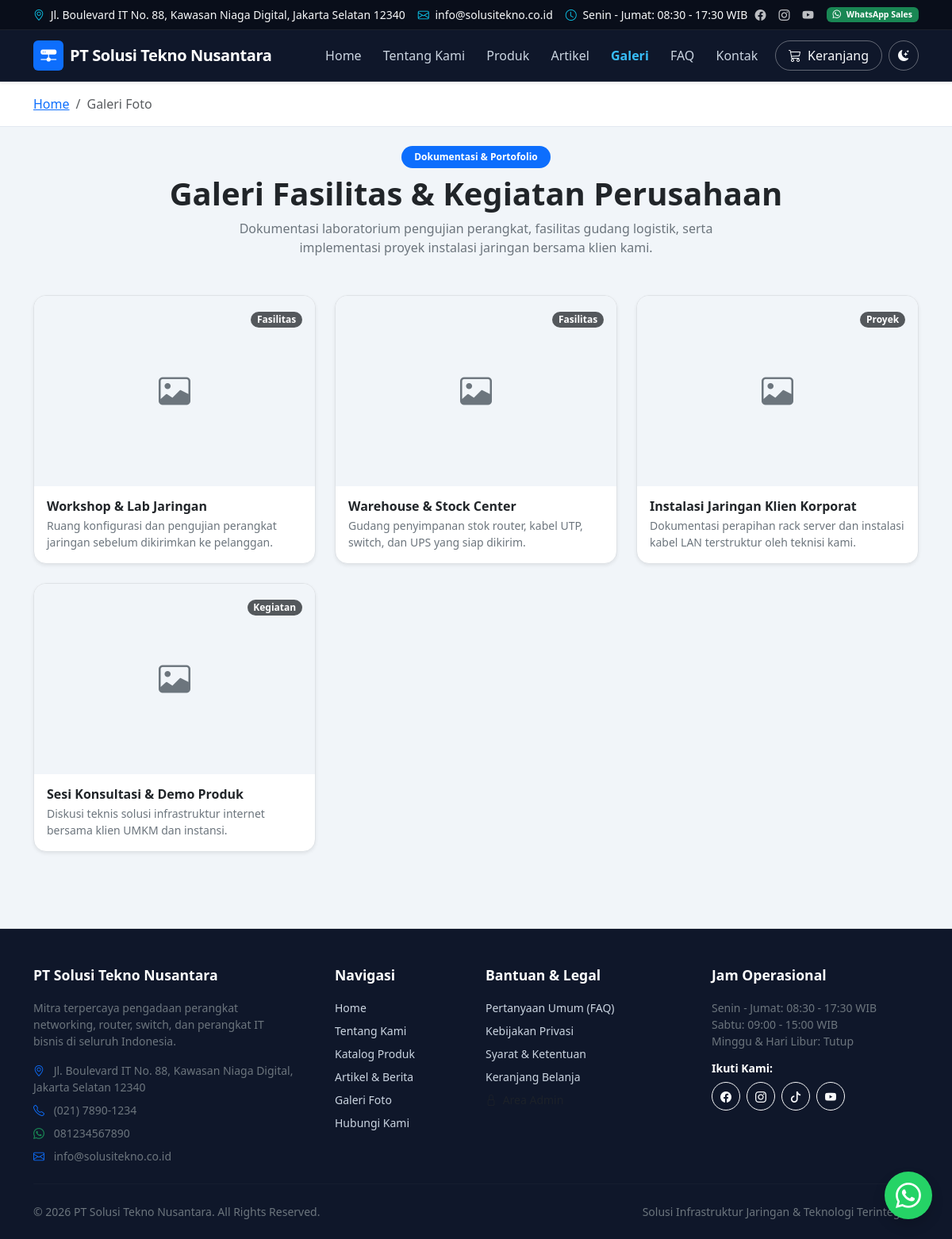
Screenshot of /galeri with the database file from the repository.
### tables this page shows
CREATE TABLE `galleries` (
  `id` INT UNSIGNED AUTO_INCREMENT PRIMARY KEY,
  `title` VARCHAR(200) NOT NULL,
  `description` TEXT NULL,
  `category` VARCHAR(100) NOT NULL DEFAULT 'Kegiatan',
  `image` VARCHAR(255) NOT NULL,
  `is_active` TINYINT(1) NOT NULL DEFAULT 1,
  `sort_order` INT NOT NULL DEFAULT 0,
  `created_at` DATETIME NOT NULL DEFAULT CURRENT_TIMESTAMP,
  `updated_at` DATETIME NOT NULL DEFAULT CURRENT_TIMESTAMP ON UPDATE CURRENT_TIMESTAMP,
  INDEX `idx_gallery_active` (`is_active`),
  INDEX `idx_gallery_order` (`sort_order`)
);

### app/controllers/GalleryController.php (called while the page is built, shortened)
<?php
class GalleryController extends BaseController
{
    public function index(): void
    {
        $galleries = Gallery::getActive();
        $categories = Gallery::getCategories();
        $this->renderView('gallery/index', [
            'title' => 'Galeri Perusahaan & Dokumentasi Proyek',
            'galleries' => $galleries,
            'categories' => $categories,
        ]);
    }
}

### public/index.php (called while the page is built, shortened)
<?php
spl_autoload_register(function (string $class) {
    $prefixes = [
        'App\\' => dirname(__DIR__) . '/app/',
        'Routes\\' => dirname(__DIR__) . '/routes/',
    ];
    foreach ($prefixes as $prefix => $baseDir) {
        $len = strlen($prefix);
        if (strncmp($prefix, $class, $len) !== 0) {
            continue;
        }
        $relativeClass = substr($class, $len);
        $file = $baseDir . str_replace('\\', '/', $relativeClass) . '.php';
        if (file_exists($file)) {
            return;
        }
        $parts = explode('\\', $relativeClass);
        $className = array_pop($parts);
        $subDir = !empty($parts) ? strtolower(implode('/', $parts)) . '/' : '';
        $fileLowerDir = $baseDir . $subDir . $className . '.php';
        if (file_exists($fileLowerDir)) {
            return;
        }
    }
});
require_once dirname(__DIR__) . '/app/helpers/Sanitizer.php';
require_once dirname(__DIR__) . '/app/helpers/UrlHelper.php';
require_once dirname(__DIR__) . '/app/helpers/functions.php';
\Routes\Router::dispatch();

### app/helpers/UrlHelper.php (called while the page is built, shortened)
<?php
class UrlHelper
{
    private static ?string $baseUrl = null;
    public static function getBaseUrl(): string
    {
        if (self::$baseUrl === null) {
            $config = require dirname(__DIR__, 2) . '/config/config.php';
            $configuredUrl = rtrim((string) ($config['app']['url'] ?? ''), '/');
            if (!empty($_SERVER['HTTP_HOST'])) {
                if (!empty($configuredUrl) && !str_contains($configuredUrl, 'localhost')) {
                    self::$baseUrl = $configuredUrl;
                } else {
                    $protocol = (!empty($_SERVER['HTTPS']) && $_SERVER['HTTPS'] !== 'off')
                        || (isset($_SERVER['HTTP_X_FORWARDED_PROTO']) && $_SERVER['HTTP_X_FORWARDED_PROTO'] === 'https')
                        ? 'https' : 'http';
                    self::$baseUrl = "{$protocol}://{$_SERVER['HTTP_HOST']}";
                }
            } else {
                self::$baseUrl = !empty($configuredUrl) ? $configuredUrl : 'http://localhost:8000';
            }
        }
        return self::$baseUrl;
    }
    public static function base(string $path = ''): string
    {
        $base = self::getBaseUrl();
        $path = ltrim($path, '/');
        return $path === '' ? $base : "{$base}/{$path}";
    }
}

### app/helpers/Database.php (called while the page is built, shortened)
<?php
class Database
{
    private static ?PDO $instance = null;
    public static function getConnection(): PDO
    {
        if (self::$instance === null) {
            $config = require dirname(__DIR__, 2) . '/config/database.php';
            $dbConfig = $config['connections'][$config['default']];
            $dsn = sprintf(
                '%s:host=%s;port=%d;dbname=%s;charset=%s',
                $dbConfig['driver'],
                $dbConfig['host'],
                $dbConfig['port'],
                $dbConfig['database'],
                $dbConfig['charset']
            );
            try {
                self::$instance = new PDO(
                    $dsn,
                    $dbConfig['username'],
                    $dbConfig['password'],
                    $dbConfig['options']
                );
            } catch (PDOException $e) {
                self::logError($e->getMessage());
                throw new RuntimeException('Koneksi database gagal. Silakan periksa konfigurasi .env atau database.sql.');
            }
        }
        return self::$instance;
    }
}

### app/models/BaseModel.php (called while the page is built, shortened)
<?php
abstract class BaseModel
{
    protected static function db(): PDO
    {
        return Database::getConnection();
    }
    public static function query(string $sql, array $params = []): PDOStatement
    {
        $stmt = self::db()->prepare($sql);
        $stmt->execute($params);
        return $stmt;
    }
    public static function fetchAll(string $sql, array $params = []): array
    {
        $stmt = self::query($sql, $params);
        return $stmt->fetchAll();
    }
}

### app/models/Gallery.php (called while the page is built, shortened)
<?php
class Gallery extends BaseModel
{
    public static function getActive(): array
    {
        return self::fetchAll("SELECT * FROM `galleries` WHERE `is_active` = 1 ORDER BY `sort_order` ASC, `id` DESC");
    }
}

### app/helpers/Sanitizer.php (called while the page is built, shortened)
<?php
class Sanitizer
{
    public static function e(?string $string): string
    {
        return htmlspecialchars((string) $string, ENT_QUOTES | ENT_SUBSTITUTE, 'UTF-8');
    }
}

### app/helpers/functions.php (called while the page is built, shortened)
<?php
if (!function_exists('e')) {
    function e(?string $string): string
    {
        return Sanitizer::e($string);
    }
}

### app/views/gallery/index.php (the view, shortened to what this page needs)
<div class="bg-light py-3 border-bottom mb-4">
    <div class="container">
        <nav aria-label="breadcrumb">
            <ol class="breadcrumb mb-0 small">
                <li class="breadcrumb-item"><a href="<?= UrlHelper::base() ?>">Home</a></li>
                <li class="breadcrumb-item active" aria-current="page">Galeri Foto</li>
            </ol>
        </nav>
    </div>
</div>
<div class="container pb-5">
    <div class="text-center mb-5">
        <span class="badge text-bg-primary px-3 py-2 rounded-pill mb-2">Dokumentasi & Portofolio</span>
        <h1 class="fw-bold text-dark">Galeri Fasilitas & Kegiatan Perusahaan</h1>
        <p class="text-secondary mx-auto" style="max-width: 600px;">
            Dokumentasi laboratorium pengujian perangkat, fasilitas gudang logistik, serta implementasi proyek instalasi jaringan bersama klien kami.
        </p>
    </div>
    <?php if (empty($galleries)): ?>
        <div class="card border rounded-4 p-5 text-center my-4">
            <i class="bi bi-images text-secondary display-4 mb-3"></i>
            <h5 class="fw-bold text-dark">Belum Ada Foto Galeri</h5>
            <p class="text-secondary small">Dokumentasi foto akan diperbarui segera.</p>
        </div>
    <?php else: ?>
        <div class="row g-4">
            <?php foreach ($galleries as $idx => $g):
                $imgUrl = UrlHelper::upload($g['image']);
            ?>
                <div class="col-lg-4 col-md-6">
                    <div class="card border rounded-4 overflow-hidden shadow-sm h-100 gallery-card-hover" onclick="openGalleryLightbox(<?= $idx ?>)" style="cursor: pointer;">
                        <div class="position-relative overflow-hidden" style="height: 240px; background-color: #f1f5f9;">
                            <?php if (!empty($g['image'])): ?>
                                <img src="<?= $imgUrl ?>" alt="<?= e($g['title']) ?>" class="w-100 h-100 object-fit-cover gallery-img-thumb" loading="lazy">
                            <?php else: ?>
                                <div class="w-100 h-100 d-flex align-items-center justify-content-center text-secondary">
                                </div>
                            <?php endif; ?>
                            <div class="position-absolute top-0 end-0 m-3">
                                <span class="badge text-bg-dark bg-opacity-75 rounded-pill"><?= e($g['category']) ?></span>
                            </div>
                        </div>
                        <div class="card-body p-3">
                            <h6 class="fw-bold mb-1 text-dark"><?= e($g['title']) ?></h6>
                            <?php if (!empty($g['description'])): ?>
                                <p class="text-secondary small mb-0"><?= e($g['description']) ?></p>
                            <?php endif; ?>
                        </div>
                    </div>
                </div>
            <?php endforeach; ?>
        </div>
    <?php endif; ?>
</div>

### routes/Router.php (shortened to what this page needs)
<?php
class Router
{
    private static array $routes = [];
    private static function addRoute(string $method, string $path, string $handler): void
    {
        $path = '/' . trim($path, '/');
        $pattern = preg_replace('/\{([a-zA-Z0-9_]+)\}/', '(?P<$1>[^/]+)', $path);
        $regex = '#^' . $pattern . '$#i';
        self::$routes[] = [
            'method' => strtoupper($method),
            'path' => $path,
            'regex' => $regex,
            'handler' => $handler,
        ];
    }
    public static function dispatch(): void
    {
        $requestMethod = $_SERVER['REQUEST_METHOD'] ?? 'GET';
        $requestUri = parse_url($_SERVER['REQUEST_URI'] ?? '/', PHP_URL_PATH);
        $requestUri = '/' . trim($requestUri, '/');
        foreach (self::$routes as $route) {
            if ($route['method'] !== $requestMethod && $route['method'] !== 'ANY') {
                continue;
            }
            if (preg_match($route['regex'], $requestUri, $matches)) {
                $params = array_filter($matches, 'is_string', ARRAY_FILTER_USE_KEY);
                self::executeHandler($route['handler'], $params);
                return;
            }
        }
    }
    private static function executeHandler(string $handler, array $params): void
    {
        [$controllerName, $action] = explode('@', $handler);
        $controller = new $fullControllerClass();
        call_user_func_array([$controller, $action], $params);
    }
}

### rows the page displays
galleries: category "Fasilitas", title "Workshop & Lab Jaringan", description "Ruang konfigurasi dan pengujian perangkat jaringan sebelum dikirimkan ke pelanggan."
galleries: category "Fasilitas", title "Warehouse & Stock Center", description "Gudang penyimpanan stok router, kabel UTP, switch, dan UPS yang siap dikirim."
galleries: category "Proyek", title "Instalasi Jaringan Klien Korporat", description "Dokumentasi perapihan rack server dan instalasi kabel LAN terstruktur oleh teknisi kami."
galleries: category "Kegiatan", title "Sesi Konsultasi & Demo Produk", description "Diskusi teknis solusi infrastruktur internet bersama klien UMKM dan instansi."

### other values shown
$settings['company_address'] "Jl. Boulevard IT No. 88, Kawasan Niaga Digital, Jakarta Selatan 12340"
$companyEmail "info@solusitekno.co.id"
explode("\n", $companyHours)[0] "Senin - Jumat: 08:30 - 17:30 WIB"
$companyName "PT Solusi Tekno Nusantara"
$footerText "Mitra terpercaya pengadaan perangkat networking, router, switch, dan perangkat IT bisnis di seluruh Indonesia."
$companyAddress "Jl. Boulevard IT No. 88, Kawasan Niaga Digital, Jakarta Selatan 12340"
$companyPhone "(021) 7890-1234"
$companyWa "081234567890"
$settings['company_hours'] "Senin - Jumat: 08:30 - 17:30 WIB Sabtu: 09:00 - 15:00 WIB Minggu & Hari Libur: Tutup"
$footerTagline "Solusi Infrastruktur Jaringan & Teknologi Terintegrasi"
